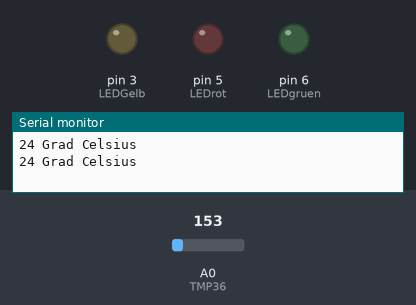
A sketch run on a simulated Arduino Uno, built with avr-gcc and run on an emulated ATmega328P. Parts: output pins drawn as LEDs (lit = HIGH), the last lines printed to the serial monitor. Inputs (shaded band) come from the test bench; at power-on: A0 (TMP36) = 153.

Above: at 1.3 s.
1.4 s: A0 (TMP36) set to 154
At 3.2 s:
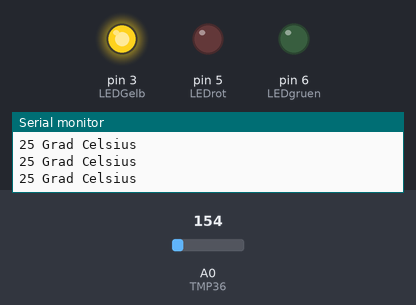
3.5 s: A0 (TMP36) set to 165
At 5.0 s:
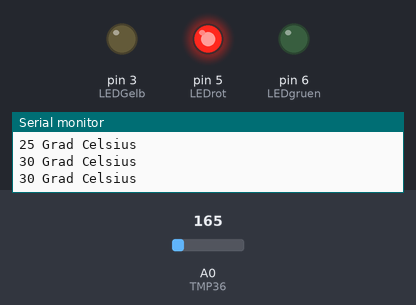
Timing chart, 0 to 6.5 s (numbered marks = the images above; inputs shaded):
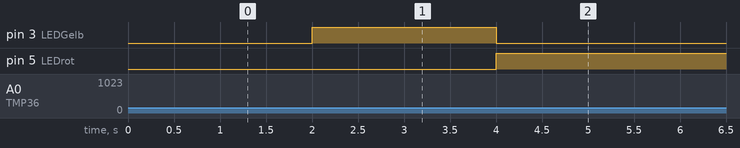

Measured:
- the behaviour switches between 153 and 154 on A0 (TMP36) (found by bisection; images 0 and 1)
- after the input at 1.4 s, pin 3 (LEDGelb): LOW → HIGH after 0.60 s
- after the input at 3.5 s, pin 3 (LEDGelb): HIGH → LOW after 0.50 s; pin 5 (LEDrot): LOW → HIGH after 0.50 s

The sketch:

thermometer.ino
```cpp
int TMP36 = A0;
int sensorwert;
int temperatur = 0;
int t=500;
int LEDGelb = 3; // Farbe blau an Pin 3
int LEDrot = 5; // Farbe rot an Pin 5
int LEDgruen= 6; // Farbe gruen an Pin 6
int brightness1a = 255; // Zahlenwert zwischen 0 und 255 – gibt die Leuchtstärke der einzelnen Farbe an
int brightness1b = 255; // Zahlenwert zwischen 0 und 255 – gibt die Leuchtstärke der einzelnen Farbe an
int brightness1c = 255; // Zahlenwert zwischen 0 und 255 – gibt die Leuchtstärke der einzelnen Farbe an
int dunkel = 0; // Zahlenwert 0 bedeutet Spannung 0V – also LED aus1

void setup() {
  Serial.begin(9600);
  pinMode(LEDGelb, OUTPUT);
  pinMode(LEDgruen, OUTPUT);
  pinMode(LEDrot, OUTPUT);

  }

void loop() {
  sensorwert=analogRead(TMP36);
  temperatur= map(sensorwert, 0, 410, -50, 150);
  delay(t);
  Serial.print(temperatur);
  Serial.println(" Grad Celsius");
  if(temperatur >=28)
  {analogWrite(LEDrot, brightness1c);
   analogWrite(LEDGelb, 0);
   analogWrite(LEDgruen, 0);// gruen und rot ein = gelb
  }
  else if(temperatur <28 && temperatur > 24)// gruen und blau ein = türkis
  {analogWrite(LEDGelb, brightness1b);
  analogWrite(LEDrot, 0);
  analogWrite(LEDgruen, 0);}

  else if (temperatur <20 && temperatur > 23)
  {analogWrite(LEDgruen, brightness1b);
  analogWrite(LEDrot, 0);
  analogWrite(LEDGelb, 0);// rot und blau ein = lila
  }
}
```
